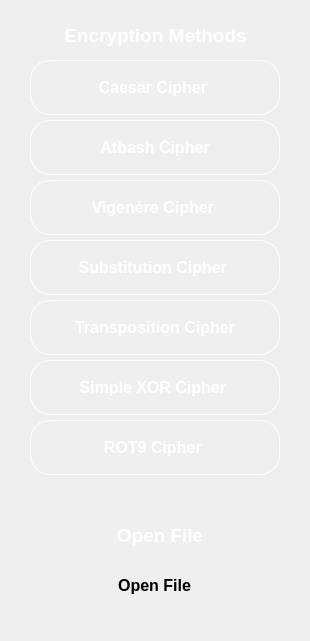
   <widget class="QWidget" name="startMenu" native="true">
    <property name="geometry">
     <rect>
      <x>10</x>
      <y>10</y>
      <width>310</width>
      <height>641</height>
     </rect>
    </property>
    <property name="styleSheet">
     <string notr="true">
    background: qlineargradient(
        x1:0, y1:0, x2:0, y2:1, 
        stop:0 #1995AD, 
        stop:1 #022932
    );
	border-radius: 25px;


</string>
    </property>
    <widget class="QPushButton" name="caesarBtn">
     <property name="geometry">
      <rect>
       <x>30</x>
       <y>60</y>
       <width>250</width>
       <height>55</height>
      </rect>
     </property>
     <property name="font">
      <font>
       <pointsize>12</pointsize>
       <bold>true</bold>
      </font>
     </property>
     <property name="styleSheet">
      <string notr="true">QPushButton {
  color: white;
    font-weight: bold;
    border: 1px solid white;
    border-radius: 20px;
    padding: 8px 16px;
    background: qlineargradient(
        x1: 0, y1: 0, x2: 0, y2: 1,
        stop: 0 #5b94f9,
        stop: 1 #2c6df7
    );
}

QPushButton:pressed {
    padding-top: 10px;
    padding-bottom: 6px;
    background: qlineargradient(
        x1: 0, y1: 0, x2: 0, y2: 1,
        stop: 0 #2c6df7,
        stop: 1 #1a4cd8
    );
}
</string>
     </property>
     <property name="text">
      <string>Caesar Cipher </string>
     </property>
     <property name="index" stdset="0">
      <number>0</number>
     </property>
     <property name="id" stdset="0">
      <string>cipherBtn</string>
     </property>
    </widget>
    <widget class="QPushButton" name="atbashBtn">
     <property name="geometry">
      <rect>
       <x>30</x>
       <y>120</y>
       <width>250</width>
       <height>55</height>
      </rect>
     </property>
     <property name="font">
      <font>
       <pointsize>12</pointsize>
       <bold>true</bold>
      </font>
     </property>
     <property name="styleSheet">
      <string notr="true">QPushButton {
  color: white;
    font-weight: bold;
    border: 1px solid white;
    border-radius: 20px;
    padding: 8px 16px;
    background: qlineargradient(
        x1: 0, y1: 0, x2: 0, y2: 1,
        stop: 0 #5b94f9,
        stop: 1 #2c6df7
    );
}

QPushButton:pressed {
    padding-top: 10px;
    padding-bottom: 6px;
    background: qlineargradient(
        x1: 0, y1: 0, x2: 0, y2: 1,
        stop: 0 #2c6df7,
        stop: 1 #1a4cd8
    );
}
</string>
     </property>
     <property name="text">
      <string>Atbash Cipher</string>
     </property>
     <property name="index" stdset="0">
      <number>1</number>
     </property>
     <property name="id" stdset="0">
      <string>cipherBtn</string>
     </property>
    </widget>
    <widget class="QPushButton" name="vigenereBtn">
     <property name="geometry">
      <rect>
       <x>30</x>
       <y>180</y>
       <width>250</width>
       <height>55</height>
      </rect>
     </property>
     <property name="font">
      <font>
       <pointsize>12</pointsize>
       <bold>true</bold>
      </font>
     </property>
     <property name="styleSheet">
      <string notr="true">QPushButton {
  color: white;
    font-weight: bold;
    border: 1px solid white;
    border-radius: 20px;
    padding: 8px 16px;
    background: qlineargradient(
        x1: 0, y1: 0, x2: 0, y2: 1,
        stop: 0 #5b94f9,
        stop: 1 #2c6df7
    );
}

QPushButton:pressed {
    padding-top: 10px;
    padding-bottom: 6px;
    background: qlineargradient(
        x1: 0, y1: 0, x2: 0, y2: 1,
        stop: 0 #2c6df7,
        stop: 1 #1a4cd8
    );
}
</string>
     </property>
     <property name="text">
      <string>Vigenère Cipher </string>
     </property>
     <property name="id" stdset="0">
      <string>cipherBtn</string>
     </property>
    </widget>
    <widget class="QPushButton" name="substitutionBtn">
     <property name="geometry">
      <rect>
       <x>30</x>
       <y>240</y>
       <width>250</width>
       <height>55</height>
      </rect>
     </property>
     <property name="font">
      <font>
       <pointsize>12</pointsize>
       <bold>true</bold>
      </font>
     </property>
     <property name="styleSheet">
      <string notr="true">QPushButton {
  color: white;
    font-weight: bold;
    border: 1px solid white;
    border-radius: 20px;
    padding: 8px 16px;
    background: qlineargradient(
        x1: 0, y1: 0, x2: 0, y2: 1,
        stop: 0 #5b94f9,
        stop: 1 #2c6df7
    );
}

QPushButton:pressed {
    padding-top: 10px;
    padding-bottom: 6px;
    background: qlineargradient(
        x1: 0, y1: 0, x2: 0, y2: 1,
        stop: 0 #2c6df7,
        stop: 1 #1a4cd8
    );
}
</string>
     </property>
     <property name="text">
      <string>Substitution Cipher </string>
     </property>
     <property name="id" stdset="0">
      <string>cipherBtn</string>
     </property>
    </widget>
    <widget class="QPushButton" name="transpositionBtn">
     <property name="geometry">
      <rect>
       <x>30</x>
       <y>300</y>
       <width>250</width>
       <height>55</height>
      </rect>
     </property>
     <property name="font">
      <font>
       <pointsize>12</pointsize>
       <bold>true</bold>
      </font>
     </property>
     <property name="styleSheet">
      <string notr="true">QPushButton {
  color: white;
    font-weight: bold;
    border: 1px solid white;
    border-radius: 20px;
    padding: 8px 16px;
    background: qlineargradient(
        x1: 0, y1: 0, x2: 0, y2: 1,
        stop: 0 #5b94f9,
        stop: 1 #2c6df7
    );
}

QPushButton:pressed {
    padding-top: 10px;
    padding-bottom: 6px;
    background: qlineargradient(
        x1: 0, y1: 0, x2: 0, y2: 1,
        stop: 0 #2c6df7,
        stop: 1 #1a4cd8
    );
}
</string>
     </property>
     <property name="text">
      <string>Transposition Cipher</string>
     </property>
     <property name="id" stdset="0">
      <string>cipherBtn</string>
     </property>
    </widget>
    <widget class="QPushButton" name="xorBtn">
     <property name="geometry">
      <rect>
       <x>30</x>
       <y>360</y>
       <width>250</width>
       <height>55</height>
      </rect>
     </property>
     <property name="font">
      <font>
       <pointsize>12</pointsize>
       <bold>true</bold>
      </font>
     </property>
     <property name="styleSheet">
      <string notr="true">QPushButton {
  color: white;
    font-weight: bold;
    border: 1px solid white;
    border-radius: 20px;
    padding: 8px 16px;
    background: qlineargradient(
        x1: 0, y1: 0, x2: 0, y2: 1,
        stop: 0 #5b94f9,
        stop: 1 #2c6df7
    );
}

QPushButton:pressed {
    padding-top: 10px;
    padding-bottom: 6px;
    background: qlineargradient(
        x1: 0, y1: 0, x2: 0, y2: 1,
        stop: 0 #2c6df7,
        stop: 1 #1a4cd8
    );
}
</string>
     </property>
     <property name="text">
      <string>Simple XOR Cipher </string>
     </property>
     <property name="id" stdset="0">
      <string>cipherBtn</string>
     </property>
    </widget>
    <widget class="QPushButton" name="rot9Btn">
     <property name="geometry">
      <rect>
       <x>30</x>
       <y>420</y>
       <width>250</width>
       <height>55</height>
      </rect>
     </property>
     <property name="font">
      <font>
       <pointsize>12</pointsize>
       <bold>true</bold>
      </font>
     </property>
     <property name="styleSheet">
      <string notr="true">QPushButton {
  color: white;
    font-weight: bold;
    border: 1px solid white;
    border-radius: 20px;
    padding: 8px 16px;
    background: qlineargradient(
        x1: 0, y1: 0, x2: 0, y2: 1,
        stop: 0 #5b94f9,
        stop: 1 #2c6df7
    );
}

QPushButton:pressed {
    padding-top: 10px;
    padding-bottom: 6px;
    background: qlineargradient(
        x1: 0, y1: 0, x2: 0, y2: 1,
        stop: 0 #2c6df7,
        stop: 1 #1a4cd8
    );
}
</string>
     </property>
     <property name="text">
      <string>ROT9 Cipher </string>
     </property>
     <property name="id" stdset="0">
      <string>cipherBtn</string>
     </property>
    </widget>
    <widget class="QLabel" name="label">
     <property name="geometry">
      <rect>
       <x>45</x>
       <y>20</y>
       <width>221</width>
       <height>31</height>
      </rect>
     </property>
     <property name="font">
      <font>
       <pointsize>14</pointsize>
       <bold>true</bold>
      </font>
     </property>
     <property name="styleSheet">
      <string notr="true">background:transparent;
text-align:center;
color:white;

</string>
     </property>
     <property name="text">
      <string>Encryption Methods</string>
     </property>
     <property name="alignment">
      <set>Qt::AlignmentFlag::AlignCenter</set>
     </property>
    </widget>
    <widget class="Line" name="line">
     <property name="geometry">
      <rect>
       <x>10</x>
       <y>505</y>
       <width>290</width>
       <height>2</height>
      </rect>
     </property>
     <property name="styleSheet">
      <string notr="true">
    background: qlineargradient(
        x1:0, y1:0, x2:0, y2:1, 
        stop:0 #1995AD, 
        stop:1 #8af3ff
    );
	border-radius: 25px;


</string>
     </property>
     <property name="orientation">
      <enum>Qt::Orientation::Horizontal</enum>
     </property>
    </widget>
    <widget class="QLabel" name="label_16">
     <property name="geometry">
      <rect>
       <x>105</x>
       <y>520</y>
       <width>110</width>
       <height>31</height>
      </rect>
     </property>
     <property name="font">
      <font>
       <pointsize>14</pointsize>
       <bold>true</bold>
      </font>
     </property>
     <property name="styleSheet">
      <string notr="true">background:transparent;
text-align:center;
color:white;

</string>
     </property>
     <property name="text">
      <string>Open File</string>
     </property>
     <property name="alignment">
      <set>Qt::AlignmentFlag::AlignCenter</set>
     </property>
    </widget>
    <widget class="QPushButton" name="open_file">
     <property name="geometry">
      <rect>
       <x>84</x>
       <y>560</y>
       <width>141</width>
       <height>51</height>
      </rect>
     </property>
     <property name="font">
      <font>
       <pointsize>12</pointsize>
       <bold>true</bold>
      </font>
     </property>
     <property name="layoutDirection">
      <enum>Qt::LayoutDirection::LeftToRight</enum>
     </property>
     <property name="styleSheet">
      <string notr="true">#open_file {
    color: white;
    font-weight: bold;
    border: 1px solid white;
    border-radius: 25px;
    padding: 8px 16px;
    background: qlineargradient(
        x1:0, y1:0, x2:0, y2:1,
        stop:0 #6a11cb,
        stop:1 #2575fc
    );
}

#open_file:pressed {
    background: white;
    color: #2c6df7;
    border: 1px solid #2c6df7;
}
</string>
     </property>
     <property name="text">
      <string>Open File</string>
     </property>
    </widget>
   </widget>
